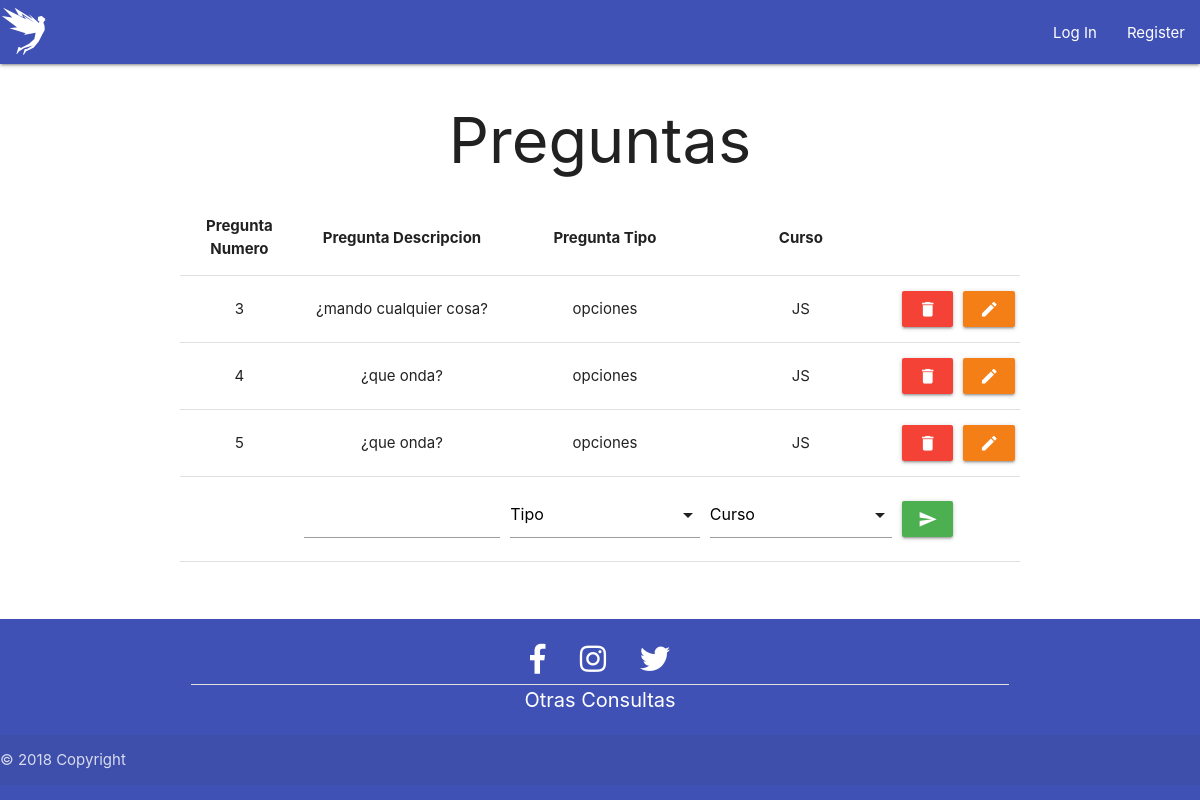
Before: /altapregunta.php with the older database file.
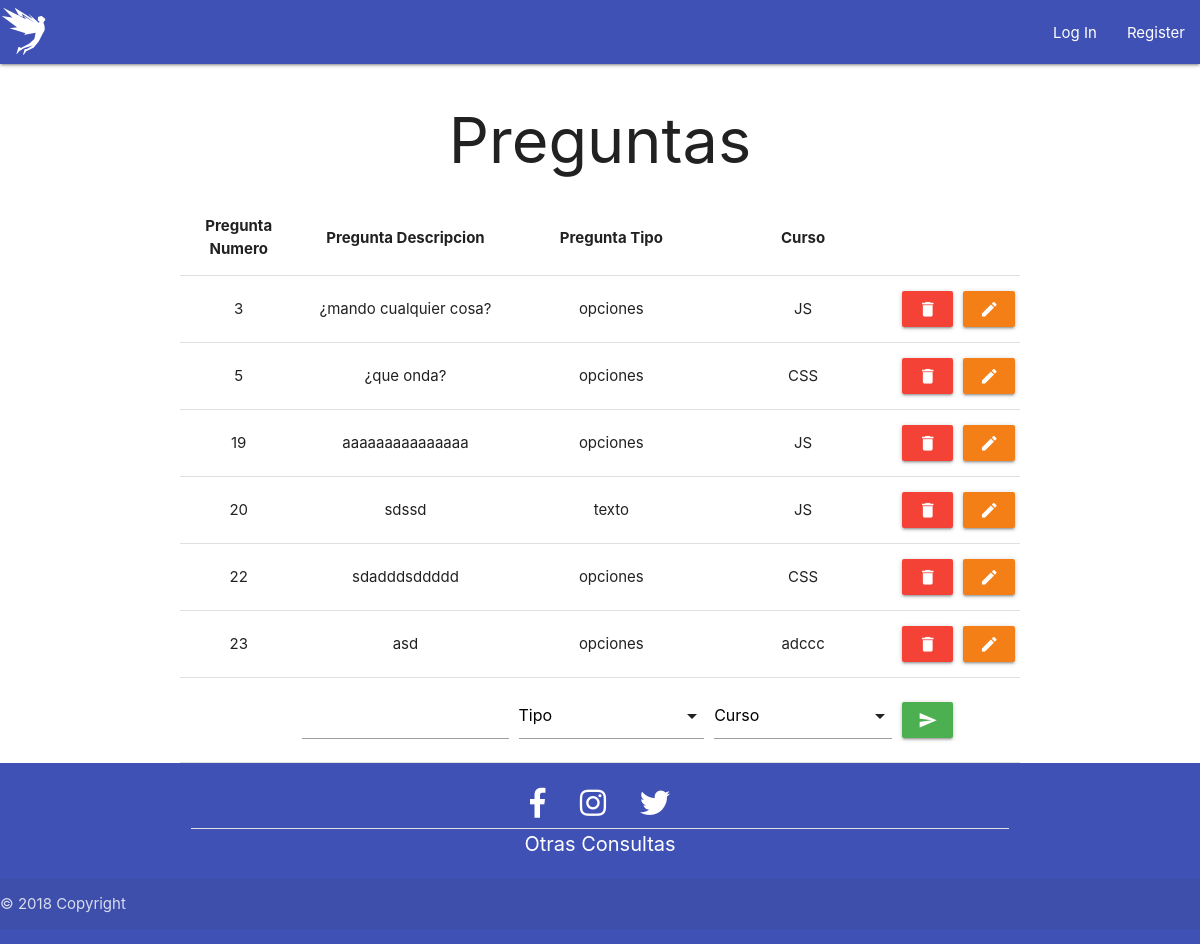
After: the same page with the newer database file.
### tables this page shows
CREATE TABLE `preguntas` (
  `preg_nro` int(11) NOT NULL,
  `preg_desc` varchar(255) NOT NULL,
  `preg_tipo` enum('opciones','texto') NOT NULL,
  `curso_cod` int(11) NOT NULL
);

CREATE TABLE `cursos` (
  `curso_cod` int(11) NOT NULL,
  `curso_nombre` varchar(50) NOT NULL,
  `curso_profesor` varchar(50) NOT NULL,
  `curso_desc` varchar(255) NOT NULL,
  `curso_fecha` date NOT NULL
);

### altapregunta.php (the view, shortened to what this page needs)
<!DOCTYPE html>
<html lang="es">
<head>
  <link rel="stylesheet" href="https://use.fontawesome.com/releases/v5.5.0/css/all.css">
  <link type="text/css" rel="stylesheet" href="css/materialize.min.css" media="screen,projection" />
  <link rel="stylesheet" href="css/style.css">
</head>
<body>
<?php include "navbar.php";
 ?>
  <?=$nav?>
<main class="container">
    <h1 class="center-align">Preguntas</h1>
       <?php
       include 'conexion.php';
       ?>
       <?php
       $registros = $base->query("SELECT * FROM cursos c JOIN preguntas p ON c.curso_cod= p.curso_cod")->fetchAll(PDO::FETCH_OBJ);
       ?>
       <form action="<?php echo $_SERVER['PHP_SELF']; ?>" method='post'>
       <table class='highlight centered responsive-table'>
          <thead>
            <tr>
              <th>Pregunta Numero</th>
              <th>Pregunta Descripcion</th>
               <th>Pregunta Tipo</th>
               <th>Curso</th>
            </tr>
          </thead>
          <tbody>
       <?php foreach ($registros as $preguntas): ?>
        <tr>
            <td><?=$preguntas->preg_nro?></td>
            <td><?=$preguntas->preg_desc?></td>
            <td><?=$preguntas->preg_tipo?></td>
            <td><?=$preguntas->curso_nombre?></td>
            <td>
              <a data-position='left' data-tooltip='Borrar' class='white-text red waves-effect waves-light btn tooltipped'
               href='borrarpreg.php?id=<?php echo $preguntas->preg_nro;?>'>
               <i class='material-icons'>delete</i></a></td>
               <td>
               <a data-position="right" data-tooltip="Editar" class="white-text yellow darken-4 waves-effect waves-light btn tooltipped"
                href="editarpreg.php?id=<?php echo $preguntas->preg_nro;?>&desc=<?php echo  $preguntas->preg_desc; ?>&tipo=<?php echo $preguntas->preg_tipo; ?>&cur=<?php echo $preguntas->curso_cod; ?>"
                ><i class="material-icons ">edit</i></a>
            </td>
        </tr>
        <?php endforeach; ?>
        <tr>
          <td></td>
          <td><input type='text' name='desc'></td>
          <td>
          </td>
          <td>
          </td>
          <td>
            <button data-position='right' data-tooltip='Agregar' class='green btn waves-effect waves-light tooltipped' type='submit' name='btn_preg'>
              <i class='material-icons'>send</i>
            </button></td>
        </tr>
      </tbody>
    </table>
    </form>
</main>
<?php include "footer.php" ?>
  <?=footer()?>
</body>
</html>

Changed rows visible on the page:
removed preguntas: preg_nro "4", preg_desc "¿que onda?", preg_tipo "opciones", curso_cod.curso_nombre "JS"
changed preguntas "¿que onda?": curso_cod.curso_nombre "JS" → "CSS"
added preguntas: preg_nro "19", preg_desc "aaaaaaaaaaaaaaa", preg_tipo "opciones", curso_cod.curso_nombre "JS"
added preguntas: preg_nro "20", preg_desc "sdssd", preg_tipo "texto", curso_cod.curso_nombre "JS"
added preguntas: preg_nro "22", preg_desc "sdadddsddddd", preg_tipo "opciones", curso_cod.curso_nombre "CSS"
added preguntas: preg_nro "23", preg_desc "asd", preg_tipo "opciones", curso_cod.curso_nombre "adccc"
